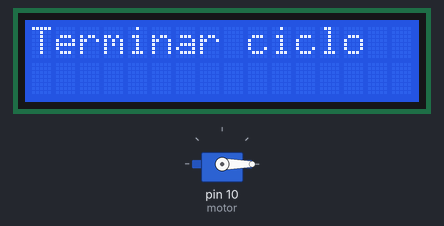
Bench run of a sketch on a simulated Arduino Uno, built with avr-gcc and run on an emulated ATmega328P. Shown: 16×2 character LCD, servo.

Above: at 0.1 s.
At 9.1 s:
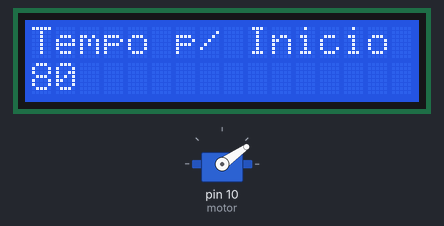
At 18.1 s:
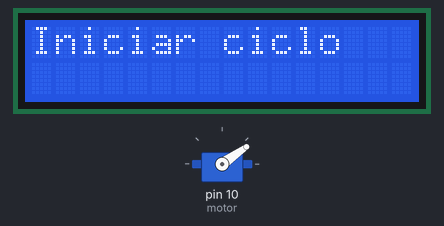
At 38.1 s:
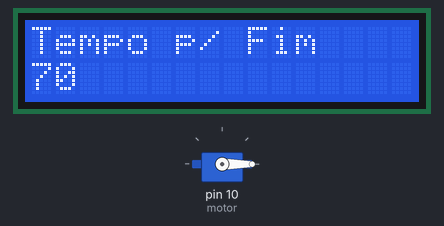
Timing chart, 0 to 39.6 s (numbered marks = the images above):
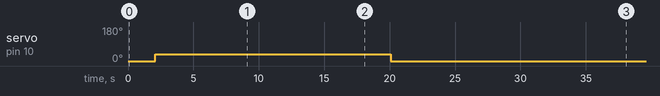

The sketch:

auto_jardim.ino
```cpp
#include <LiquidCrystal.h>
#include <Servo.h>

LiquidCrystal lcd(12, 11, 5, 4, 3, 2);
Servo motor;

int tempoDeEspera = 15;//segundos
int tempoDoCiclo = 25;//Segundos

void setup() {
  lcd.begin(16, 2);
  motor.attach(10);
  Serial.begin(9600);
  motor.write(0);
}

void loop() {

  cicloemEspera(tempoDeEspera*1000);
  iniciarCiclo(tempoDoCiclo*1000);


} //Fim do loop


void iniciarCiclo(int tempo){
      lcd.clear();
      Alerta("Iniciar ciclo");
      lcd.clear();
      motor.write(0);
      tempo=tempo/1000;
      lcd.setCursor(0,0);
      lcd.print("Tempo p/ Fim");
      for (int i=0; i<=(tempo); i++){
        lcd.setCursor(0,1);
        lcd.print((tempo)-i);
        delay(1000);
      }
}

void cicloemEspera(int tempo){
      lcd.clear();
      Alerta("Terminar ciclo");
      lcd.clear();
      motor.write(35);
      tempo=tempo/1000;
      lcd.setCursor(0,0);
      lcd.print("Tempo p/ Inicio");
      for (int i=0; i<=(tempo); i++){
      lcd.setCursor(0,1);
      lcd.print((tempo)-i);
      delay(1000);
    }
}


  void transicao(){
   for (int i=0; i<=16; i++){
        for (int j=0; j<=1;j++){
        lcd.setCursor(i,j);
        lcd.print("*");
        delay(75);
        }
 delay(5);
    }
    lcd.clear();

  } //fim transicao

   void Alerta(String msg){

      lcd.clear();
      lcd.setCursor(0,0);
      lcd.print(msg);
      delay(2000);
   }


  void msgAlerta(String msg){
    int tamanho = msg.length();
    String texto = "";
    int spaco = (16-tamanho)/2;

    for (int i=0; i<spaco;i++){
      texto += " ";
      String valor =  texto+=msg;
    Serial.println(valor);
    efeitoDuasLinhas(valor);
    delay(200);
    }
   } //fim msgAlenta

  void efeitoDuasLinhas(String valor){
  for (int i=0; i<=2; i++){
        for (int j=0; j<=1;j++){
          lcd.setCursor(0,j);
          lcd.print(valor);
        delay(300);
        lcd.clear();
        }
     }
  } //fim efeitoDuasLinhas
```

Measured:
- by itself, servo on pin 10 (motor): 0° → 35° at 2.1 s, → 0° 18.0 s later
- what the display in image 1 shows lasts 1.0 s, from 9.1 s to 10.1 s
- what the display in image 2 shows lasts 2.0 s, from 18.1 s to 20.1 s
